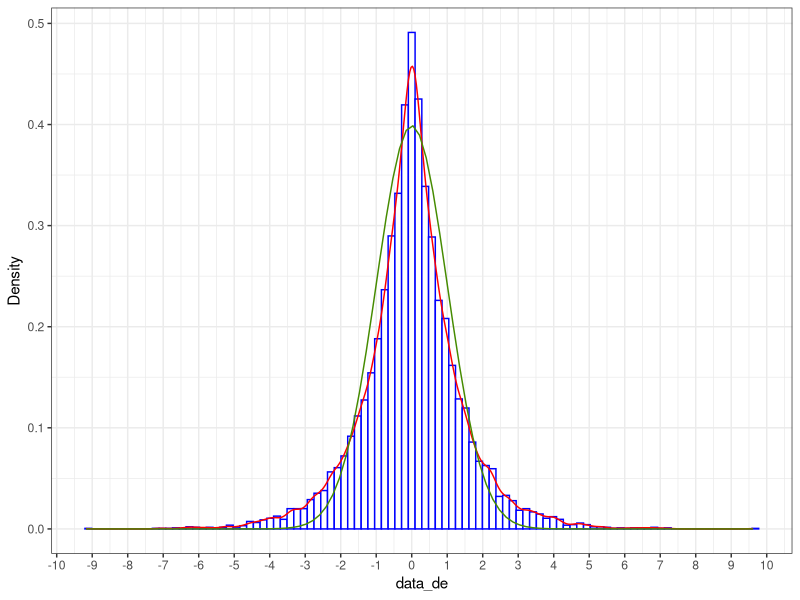
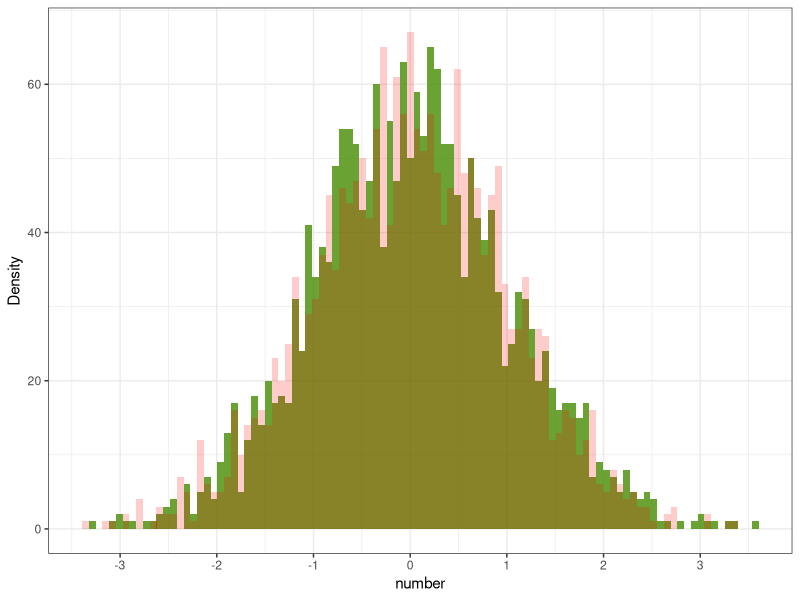
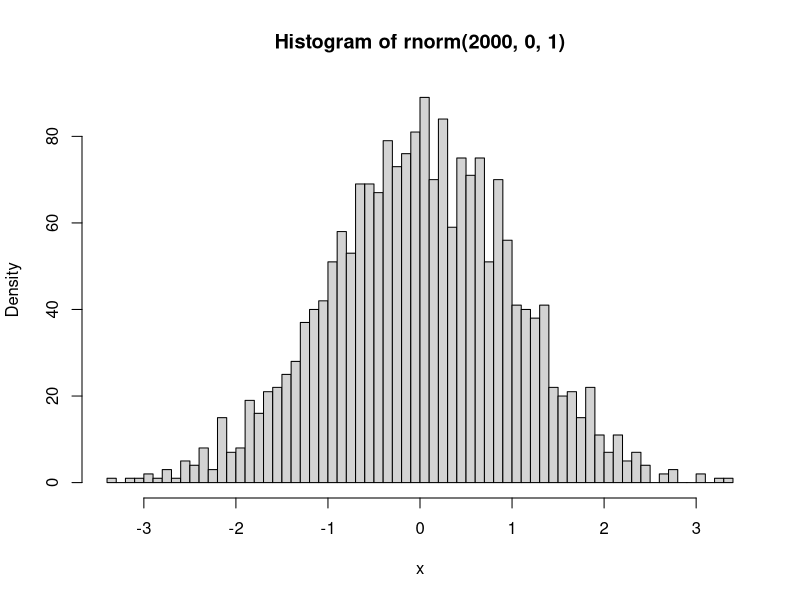

Recreate these plots in R, in order.
## ---- chunk 1
knitr::opts_chunk$set(echo = TRUE)
knitr::opts_chunk$set(tidy.opts = list(width.cutoff = 60), tidy = TRUE)
library(ggplot2)
## ---- chunk 2
set.seed(12345)
de_distribution = function(m = 0, a = 1){
  u = runif(1)
  result = m-(1/a)*sign(u-0.5)*log(1-2*abs(u-0.5))
  #result = m-sign(u-0.5)*1/a*log(1+sign(u-0.5)-sign(u-0.5)*2*u)
  return(result)
}

data_de = c()
for(i in 1:10000){
  data_de[i] <- de_distribution()
}

data_de = as.data.frame(data_de)

ggplot(data = data_de, aes(x = data_de)) + 
  geom_histogram(bins = 100, color = "blue", fill = "white", aes(y=..density..))+
  geom_density(colour = "red")+
  stat_function(fun = dnorm, color = "chartreuse4")+
  ylab("Density")+
  scale_x_continuous(breaks = -10:10)+
  theme_bw()
## ---- chunk 3

de_pdf = function(x){
  (1/2)*exp(-abs(x))
}

c = (2*sqrt(exp(1))) / (sqrt(2*pi))

ar_method = function(c){
  x=NA
  rej_counter = 0
  while(is.na(x))
  {
    y = de_distribution()     # rv Y distributed as G
    U = runif(1)   # U(0,1)
    f_y = dnorm(y, mean = 0, sd = 1) # fx(y) density function
    g_y = de_pdf(y)   # g_y
    if(U < f_y / (c * g_y))
    {
      x=y # set x = y 
    }
    else
    {
        rej_counter=rej_counter+1
    }
  }
  return(c(y, rej_counter))
}

ar_data <- data.frame(number = 1, rejections = 1)

for(i in 1:2000){
  ar_data[i,] <- ar_method(c=c)
}
set.seed(12345)
ar_data$norm = rnorm(2000,0,1)

ggplot(data = ar_data)+
  geom_histogram(bins = 100, fill = "chartreuse4", aes(x = number), alpha = 0.8)+
  geom_histogram(aes(x = norm), alpha = 0.2, fill = "red", bins = 100)+
  ylab("Density")+
  scale_x_continuous(breaks = -10:10)+
  theme_bw()


## ---- chunk 4
set.seed(12345)
hist(rnorm(2000,0,1), xlab = "x", ylab = "Density", breaks = 50 )
## ---- chunk 5
reject_rate = 1- 2000/(2000+sum(ar_data$rejections))
reject_rate

exp_reject_rate = 1-1/c

print(paste("The observed rejection rate is: ", round(reject_rate, 5), " and the expected is: ", round(exp_reject_rate,5) , ".",sep=""))
